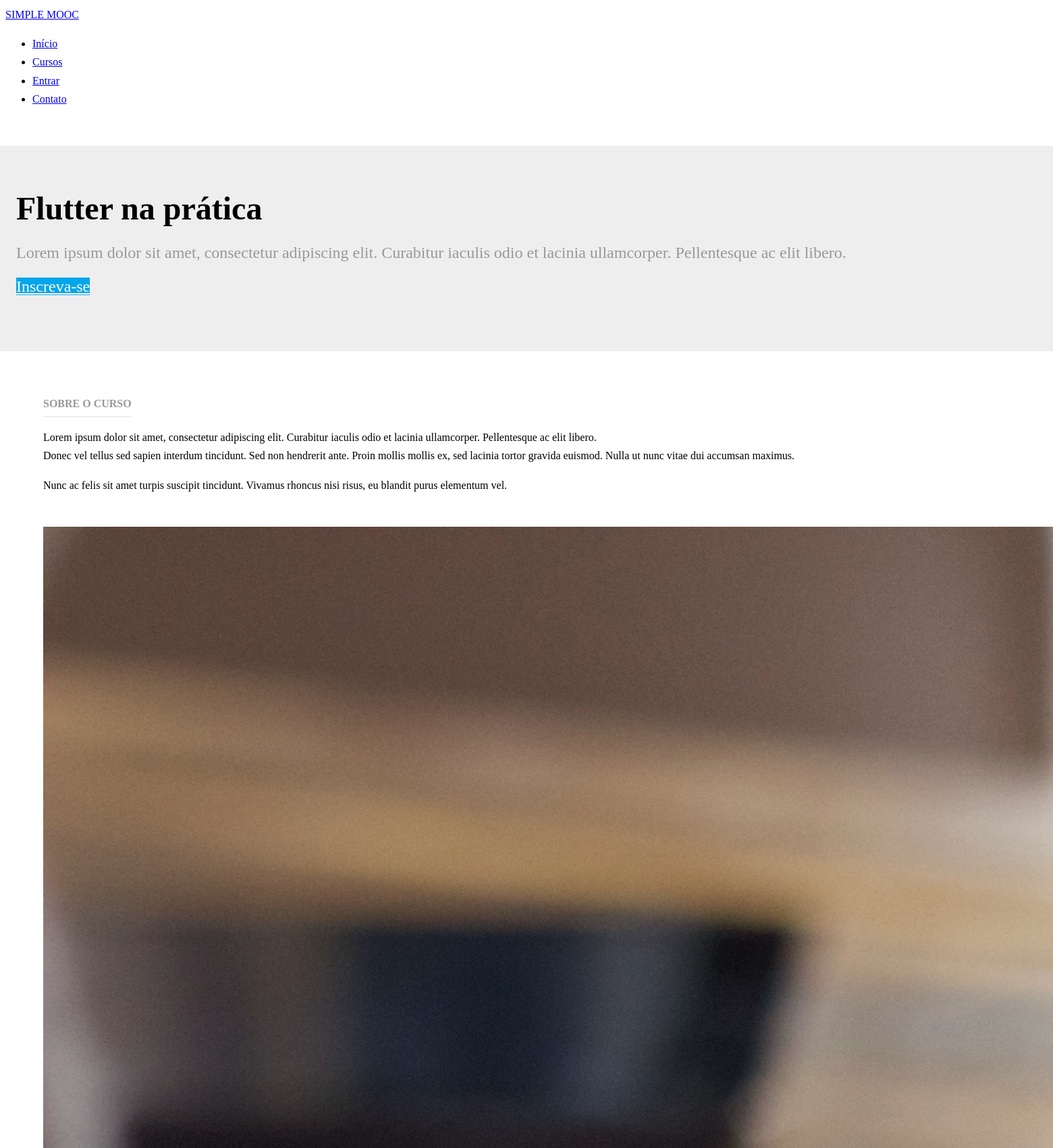
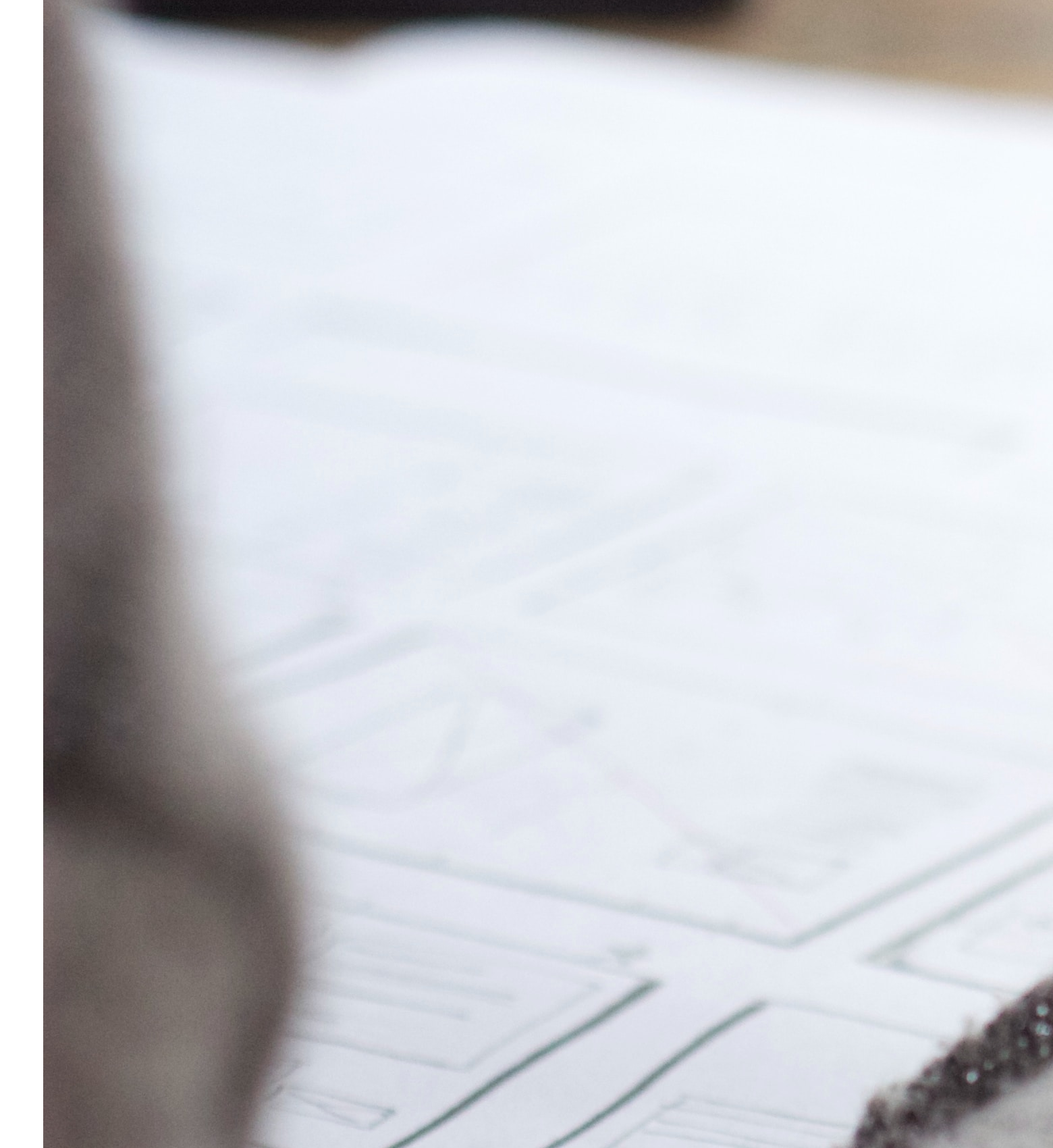
Screenshot of /cursos/flutter-na-pratica/ (upper part) with the database file from the repository (2 pictures, top to bottom).
### courses/models.py (models this page shows, shortened)
class Course(models.Model):
    class Meta:
        verbose_name = 'Curso'
        verbose_name_plural = 'Cursos'
        ordering = ['name']
    name = models.CharField('Nome', max_length=100)
    slug = models.SlugField('Atalho')
    description = models.TextField('Descrição', blank=True)
    about = models.TextField('Sobre o curso', blank=True)
    start_date = models.DateField('Data de Início', blank=True, null=True)
    image = models.ImageField(upload_to='courses/images', verbose_name='Imagem', blank=True, null=True)
    created_at = models.DateTimeField('Criado em', auto_now_add=True)
    update_at = models.DateTimeField('Atualizado em', auto_now=True)
    objects = CustomManager()
    def __str__(self):
        return self.name

### courses/views.py (the view)
# urls.py: path('<slug:slug>/', views.details, name='details'),
def details(request, slug):
    course = get_object_or_404(Course, slug=slug)
    context = {}
    if request.method == 'POST':
        form = ContactCourse(request.POST)
        if form.is_valid():
            context['is_valid'] = True
            form.send_mail(course)
            form = ContactCourse()
    else:
        form = ContactCourse()
    context['form'] = form
    context['course'] = course
    template_name = 'courses/details.html'
    return render(request, template_name, context)

### courses/templates/courses/details.html (shortened to what this page needs)
{% extends "base.html" %}
{% load static %}
{% block container %}
<div class="splash">
    <div class="pure-g-r">
        <div class="pure-u-1">
            <div class="l-box splash-text">
                <h1 class="splash-head">
                    {{ course }}
                </h1>
                <h2 class="splash-subhead">
                    {{ course.description }}
                </h2>
                <p>
                    <a href="#" class="pure-button primary-button">Inscreva-se</a>
                </p>
            </div>
        </div>
    </div>
</div>
<div class="pure-g-r content-ribbon">
    <div class="pure-u-2-3">
        <div class="l-box">
            <h4 class="content-subhead">Sobre o Curso</h4>
            {{ course.about|linebreaks }}
        </div>
    </div>
    <div class="pure-u-1-3">
        <div class="l-box">
            {% if course.image %}
            <img src="{{ course.image.url }}" alt="" />
            {% else %}
            <img src="{% static 'img/course-image.jpg' %}" alt="" />
            {% endif %}
        </div>
    </div>
</div>
{% endblock %}

### core/static/css/styles.css (style rules this page uses)
* { -webkit-box-sizing: border-box; -moz-box-sizing: border-box; box-sizing: border-box; }
body { margin: 0 auto; line-height: 1.7em; }
.l-box { padding: 1em; }
body .primary-button { background: #02a6eb; color: #fff; }
.splash { margin: 2em auto 0; padding: 3em 0.5em; background: #eee; }
.splash .splash-head { font-size: 300%; margin: 0em 0; line-height: 1.2em; }
.splash .splash-subhead { color: #999; font-weight: 300; line-height: 1.4em; }
.splash .primary-button { font-size: 150%; }
.content .content-subhead { color: #999; padding-bottom: 0.3em; text-transform: uppercase; margin: 0; border-bottom: 2px solid #eee; display: inline-block; }
.content .content-ribbon { margin: 3em; border-bottom: 1px solid #eee; }

### rows the page displays
Course: name "Flutter na prática", description "Lorem ipsum dolor sit amet, consectetur adipiscing elit. Curabitur iaculis odio et lacinia ullamcorper. Pellentesque ac elit libero.", about "Lorem ipsum dolor sit amet, consectetur adipiscing elit. Curabitur iaculis odio et lacinia ullamcorper. Pellentesque ac elit libero. Donec vel tellus sed sapien interdum tincidunt. Sed non hendrerit ante. Proin mollis mollis ex, sed lacinia tortor gravida euismod. Nulla ut nunc vitae dui accumsan maximus. Nunc ac felis sit amet turpis suscipit tincidunt. Vivamus rhoncus nisi risus, eu blandit purus elementum vel."
